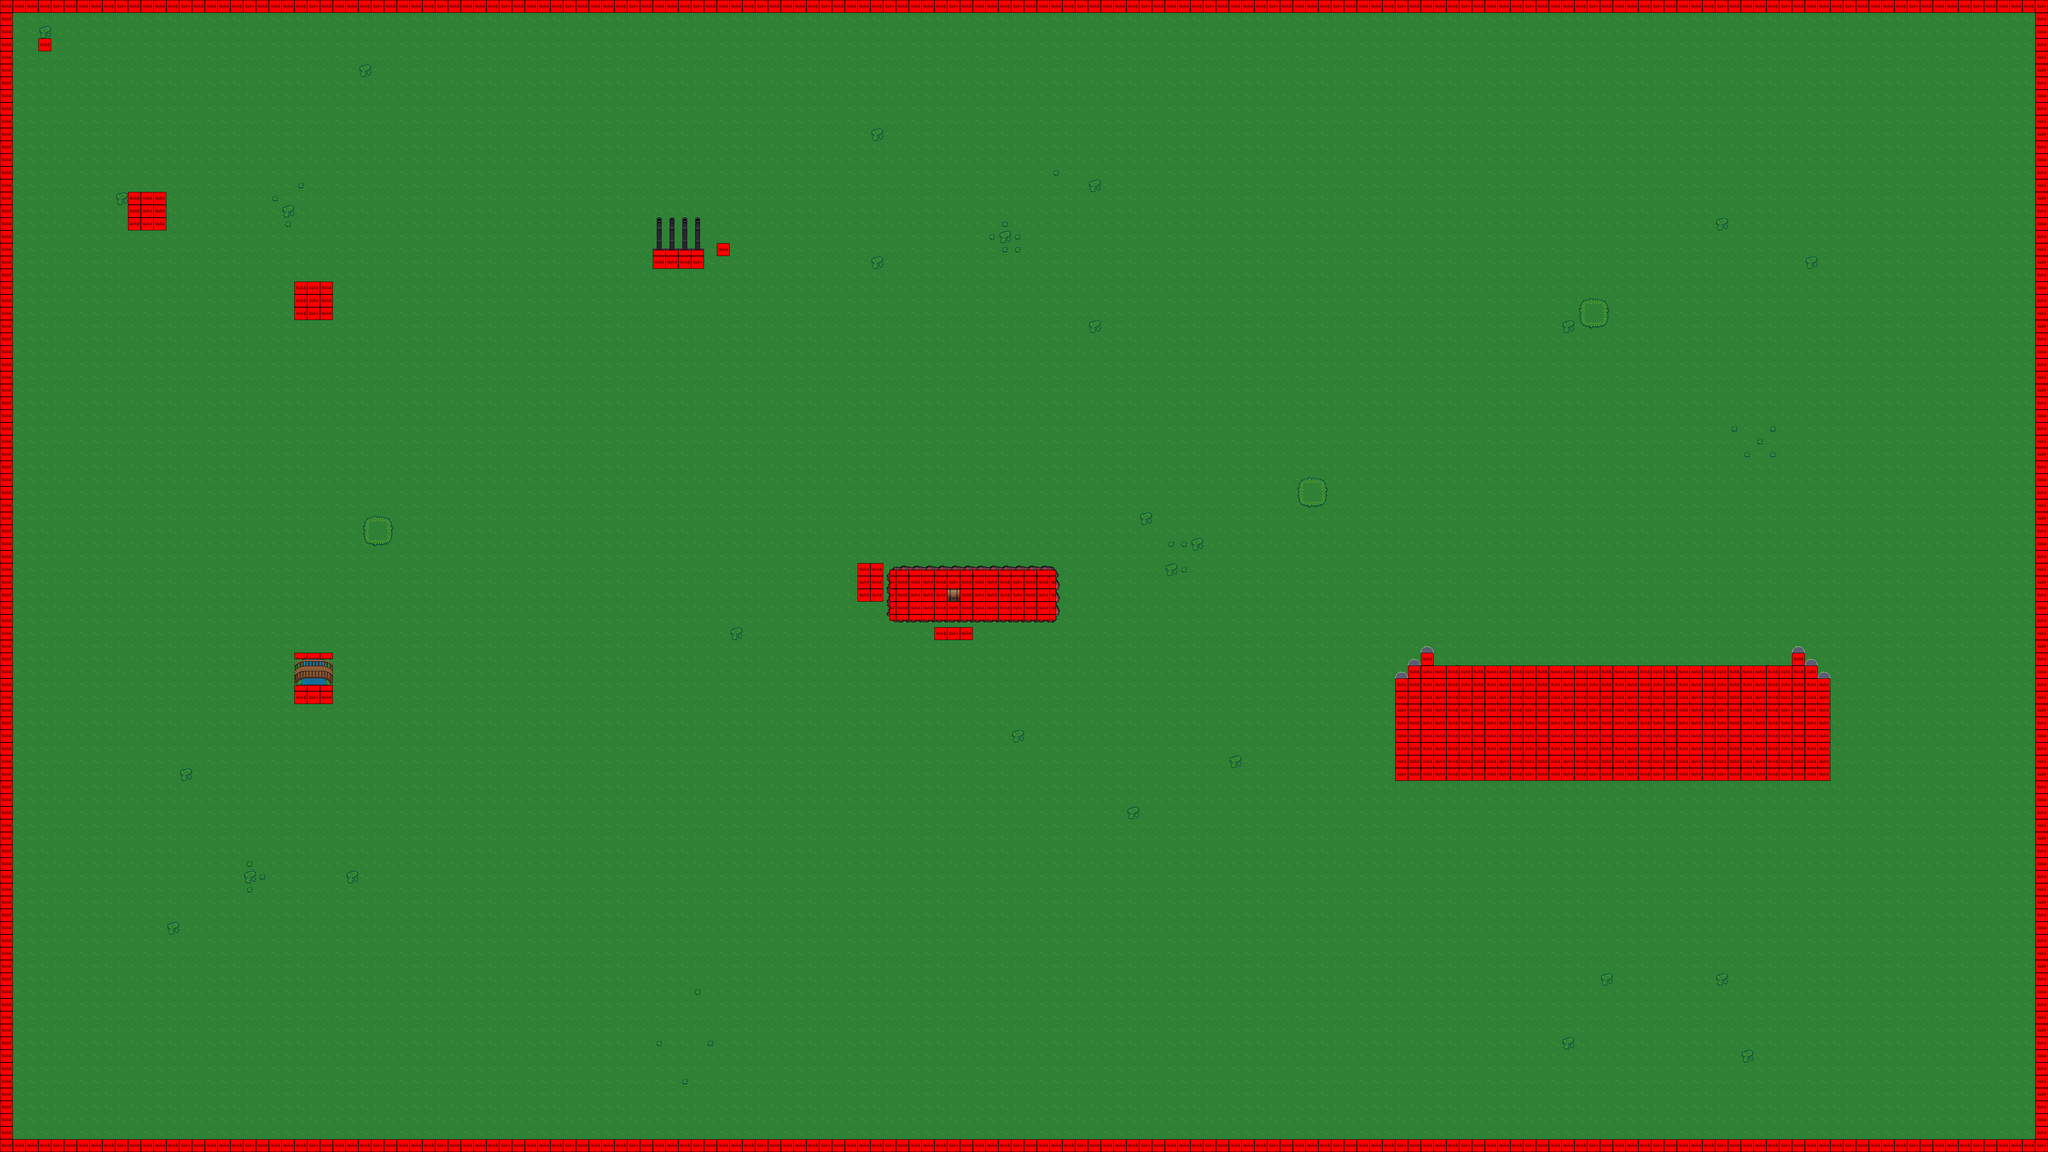

Below is a game level as drawn by its tile map, then a one-line description and the .tmx that defines it (tile-layer data replaced by summaries):
An orthogonal 160x90 tile map with 32x32 px tiles, 7 tile layers (gazon, Sur le gazon, Dangers, DevantPersoArbreBas, ...), 20 tilesets.

<map version="1.0" orientation="orthogonal" renderorder="right-down" width="160" height="90" tilewidth="32" tileheight="32" nextobjectid="14">
 <tileset firstgid="1" name="grass" tilewidth="32" tileheight="32">
  <image source="../tiles/grass.png" width="96" height="192" />
 </tileset>
 <tileset firstgid="19" name="mountains" tilewidth="32" tileheight="32">
  <image source="../tiles/mountains.png" width="384" height="288" />
 </tileset>
 <tileset firstgid="127" name="treetop" tilewidth="32" tileheight="32">
  <image source="../tiles/treetop.png" width="192" height="224" />
 </tileset>
 <tileset firstgid="169" name="trunk" tilewidth="32" tileheight="32">
  <image source="../tiles/trunk.png" width="192" height="96" />
 </tileset>
 <tileset firstgid="187" name="logic_tiles" tilewidth="32" tileheight="32">
  <image source="../Colission/logic_tiles.png" width="160" height="160" />
 </tileset>
 <tileset firstgid="212" name="cup" tilewidth="32" tileheight="32">
  <image source="../tiles/cup.png" width="32" height="64" />
 </tileset>
 <tileset firstgid="214" name="chests" tilewidth="32" tileheight="32">
  <image source="../tiles/chests.png" width="64" height="96" />
 </tileset>
 <tileset firstgid="220" name="Lava" tilewidth="32" tileheight="32">
  <image source="../tiles/lava.png" width="96" height="192" />
 </tileset>
 <tileset firstgid="238" name="buckets" tilewidth="32" tileheight="32">
  <image source="../tiles/buckets.png" width="96" height="64" />
 </tileset>
 <tileset firstgid="244" name="bridges" tilewidth="32" tileheight="32">
  <image source="../tiles/bridges.png" width="192" height="224" />
 </tileset>
 <tileset firstgid="286" name="kitchen" tilewidth="32" tileheight="32">
  <image source="../tiles/kitchen.png" width="64" height="128" />
 </tileset>
 <tileset firstgid="294" name="hole" tilewidth="32" tileheight="32">
  <image source="../tiles/hole.png" width="96" height="192" />
 </tileset>
 <tileset firstgid="312" name="country" tilewidth="32" tileheight="32">
  <image source="../tiles/country.png" width="160" height="128" />
 </tileset>
 <tileset firstgid="332" name="dirt" tilewidth="32" tileheight="32">
  <image source="../tiles/dirt.png" width="96" height="192" />
 </tileset>
 <tileset firstgid="350" name="signs" tilewidth="32" tileheight="32">
  <image source="../tiles/signs.png" width="96" height="64" />
 </tileset>
 <tileset firstgid="356" name="water" tilewidth="32" tileheight="32">
  <image source="../tiles/water.png" width="96" height="192" />
 </tileset>
 <tileset firstgid="374" name="waterfall" tilewidth="32" tileheight="32">
  <image source="../tiles/waterfall.png" width="96" height="160" />
 </tileset>
 <tileset firstgid="389" name="watergrass" tilewidth="32" tileheight="32">
  <image source="../tiles/watergrass.png" width="96" height="192" />
 </tileset>
 <tileset firstgid="407" name="castlewalls" tilewidth="32" tileheight="32">
  <image source="../tiles/castlewalls.png" width="384" height="480" />
 </tileset>
 <tileset firstgid="587" name="stairs" tilewidth="32" tileheight="32">
  <image source="../tiles/stairs.png" width="256" height="448" />
 </tileset>
 <layer name="gazon" width="160" height="90">
  <data>[14400 cells, 14400 non-empty, 10 distinct tile ids]</data>
 </layer>
 <layer name="Sur le gazon" width="160" height="90">
  <data>[14400 cells, 518 non-empty, 110 distinct tile ids]</data>
 </layer>
 <layer name="Dangers" width="160" height="90">
  <data>[14400 cells, 70 non-empty, 10 distinct tile ids]</data>
 </layer>
 <layer name="DevantPersoArbreBas" width="160" height="90">
  <data>[14400 cells, 0 non-empty, 0 distinct tile ids]</data>
 </layer>
 <layer name="DevantPersoArbreHaut" width="160" height="90">
  <data>[14400 cells, 0 non-empty, 0 distinct tile ids]</data>
 </layer>
 <layer name="Interactions" width="160" height="90">
  <data>[14400 cells, 359 non-empty, 1 distinct tile ids]</data>
 </layer>
 <layer name="logic" width="160" height="90">
  <data>[14400 cells, 491 non-empty, 3 distinct tile ids]</data>
 </layer>
</map>
